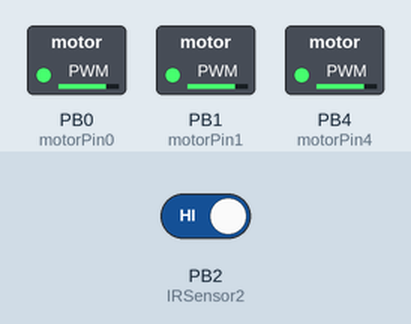
Recording of a sketch running on a simulated ATtiny85, built with avr-gcc and run on an emulated ATtiny85. On the bench: switched loads named in the sketch (green lamp = pin HIGH). The inputs (shaded band) are chosen by the test bench; at power-on: PB2 (IRSensor2) HIGH.

Above: at 1.2 s.
1.3 s: PB2 (IRSensor2) driven LOW
At 1.9 s:
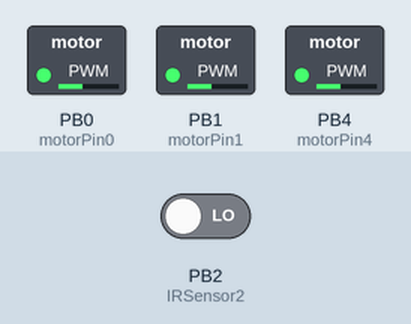
2.8 s: PB2 (IRSensor2) driven HIGH
At 4.2 s:
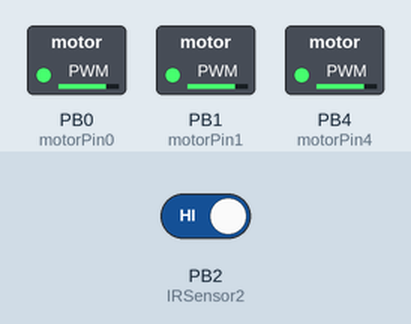
Timing chart, 0 to 5.8 s (numbered marks = the images above; inputs shaded):
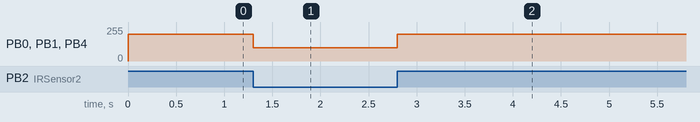

Measured:
- after the input at 1.3 s, PB0 (motorPin0), PB1 (motorPin1), PB4 (motorPin4): 200/255 → 100/255 at once
- after the input at 2.8 s, PB0 (motorPin0), PB1 (motorPin1), PB4 (motorPin4): 100/255 → 200/255 at once

The sketch:

ExampleScuttlingRobotCode.ino
```cpp
// Set Board to "Adafruit Trinket (ATtiny85 @ 8 MHz)"
// Set Programmer to "USBtinyISP"
// Mke sure red LED is blinking before hitting upload
  // If not blinking hit button on Trinket

// Identify Trinket pins for controlling motors
const int motorPin0 = 0;
const int motorPin1 = 1;
const int motorPin4 = 4;
// Identify Trinket pin for reading in IR sensor data
int IRSensor2 = 2;

// Actually set up which pins will do which on the Trinket
void setup() {
  pinMode(motorPin0, OUTPUT);
  pinMode(motorPin1, OUTPUT);
  pinMode(motorPin4, OUTPUT);
  pinMode(IRSensor2, INPUT);
}

void loop() {
  // An initial example of using the robot...
  // We will make the robot do one thing when the IR sensor senses nothing ahead
  // It will so something else when an obstacle is detected (sensorStatus = 0)

  // Read the current sensor data
  int sensorStatus = digitalRead(IRSensor2);

  // Do one thing if an obstacle is detected
  // Note - depending on the IR sensor you are using, these states could be reversed
  // If so, just flip the sensorStatus values accordingly!
  if (sensorStatus == 0) {
    // WALK STRAIGHT
    analogWrite(motorPin0, 100);
    analogWrite(motorPin4, 100);
    analogWrite(motorPin1, 100);
  }

  // Do a different thing if an obstacle is not detected
  if (sensorStatus == 1) {
    // WALK FASTER
    analogWrite(motorPin0, 200);
    analogWrite(motorPin1, 200);
    analogWrite(motorPin4, 200);
  }

  // Load this initial example as a beginning test, and make sure it runs as expected
  // From there, you can play with what the robot does in response to a sensed obstacle
  // Can you accomplish sophistocated behavior just from this simple sensing?
  // For example, try to make a robot that follows a wall, or navigates a maze!

}
```
